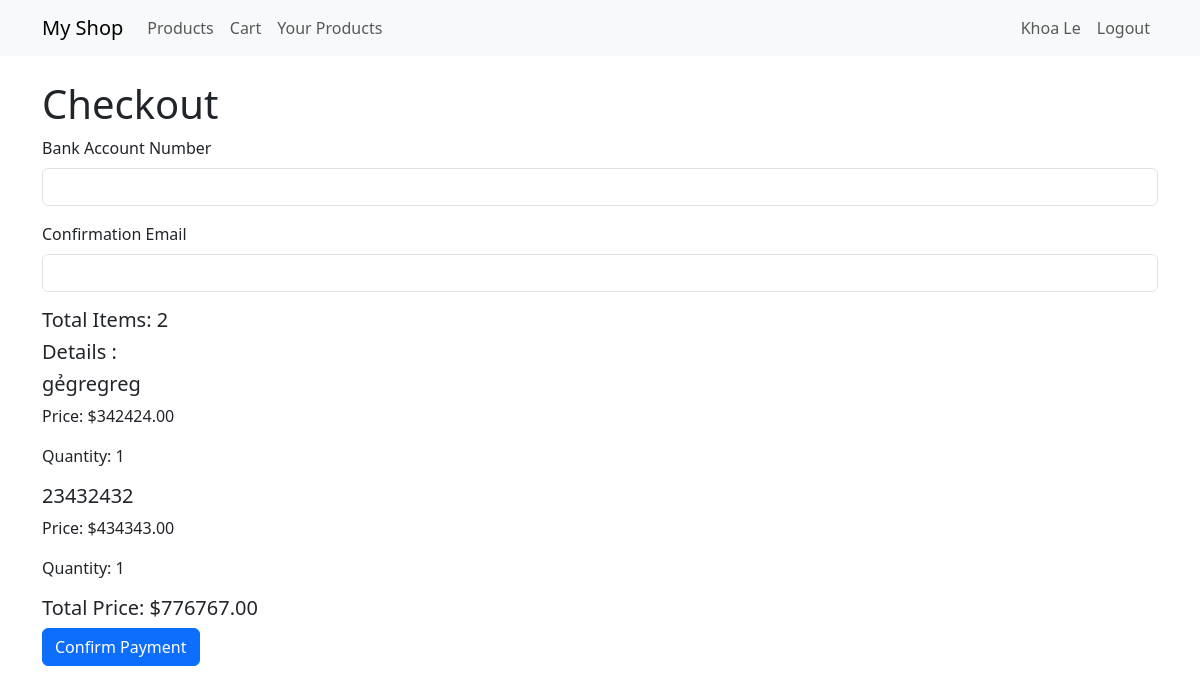
Page /checkout/ (signed in) on the earlier database version.
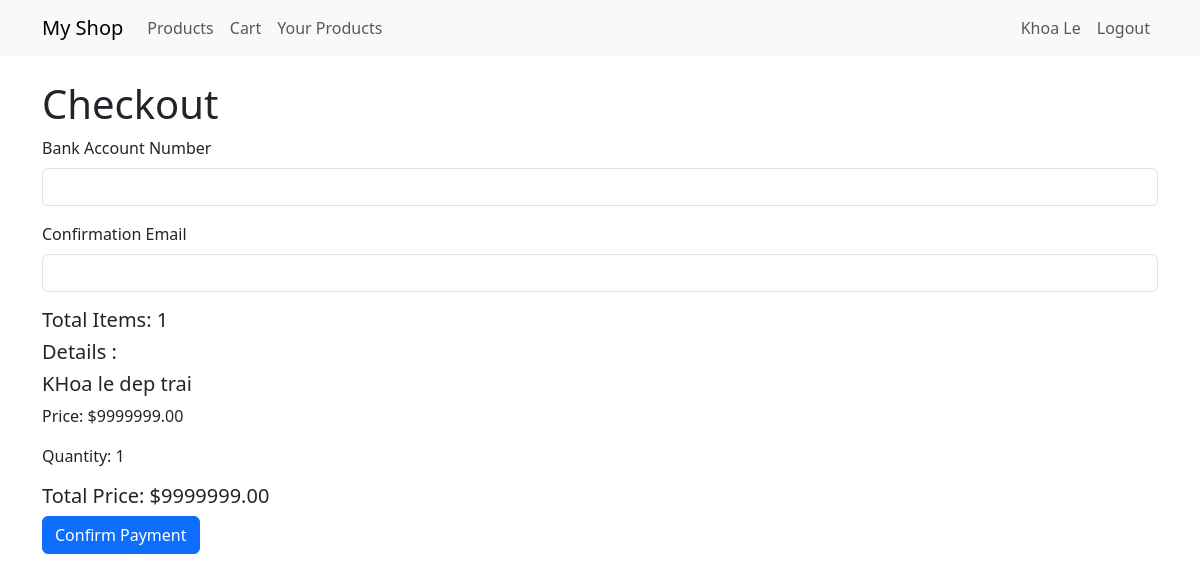
Same page on the later database version.
### app/models.py (models this page shows, shortened)
class CustomerInfo(models.Model):
    user = models.OneToOneField(User, on_delete=models.CASCADE)
    name = models.CharField(max_length=100)
    phone = models.CharField(max_length=15, blank=True)
    address = models.TextField(blank=True)
    date_of_birth = models.DateField(null=True, blank=True)
    profile_picture = models.ImageField(upload_to='customers/', blank=True, null=True)

class CartItem(models.Model):
    cart = models.ForeignKey(Cart, on_delete=models.CASCADE)
    product = models.ForeignKey('Product', on_delete=models.CASCADE)
    quantity = models.PositiveBigIntegerField(default=1)

class Product(models.Model):
    owner = models.ForeignKey(User, on_delete=models.CASCADE, related_name='products', null=True)
    name = models.CharField(max_length=200)
    price = models.DecimalField(max_digits=10, decimal_places=2)
    image = models.ImageField(upload_to='products/', blank=True, null=True)
    description = models.TextField(blank=True)

### app/views.py (the view, shortened to what this page needs)
# urls.py: path('checkout/', views.checkout, name='checkout'),
def checkout(request):
    total_price = request.session.get('total_price', 0)  # Lấy total_price từ session
    cart = get_object_or_404(Cart, user=request.user)  # Lấy giỏ hàng của người dùng
    cart_items = cart.cartitem_set.all()  # Lấy danh sách sản phẩm trong giỏ hàng
    total_items = cart_items.count()  # Số lượng mặt hàng
    total_price = sum(item.product.price * item.quantity for item in cart_items)  # Tổng giá trị
    return render(request, 'checkout.html', {
    	'cart' : cart,
        'total_price': total_price,
        'total_items': total_items,  # Thêm biến total_items
    })

### sales_web/logging_filters.py (called while the page is built)
def get_client_ip(request):
    x_forwarded_for = request.META.get('HTTP_X_FORWARDED_FOR')
    if x_forwarded_for:
        ip = x_forwarded_for.split(',')[0]
    else:
        ip = request.META.get('REMOTE_ADDR')
    return ip

    def __call__(self, request):
        thread_local.ip = get_client_ip(request)
        response = self.get_response(request)
        return response

### app/templates/checkout.html (shortened to what this page needs)
{% extends 'base.html' %}
{% block content %}
<h1>Checkout</h1>
<form method="POST">
    <div class="mb-3">
        <label for="bank_account" class="form-label">Bank Account Number</label>
        <input type="text" class="form-control" id="bank_account" name="bank_account" required>
    </div>
    <div class="mb-3">
        <label for="email" class="form-label">Confirmation Email</label>
        <input type="email" class="form-control" id="email" name="email" required>
    </div>
    <h5>Total Items: {{ total_items}}</h5>
    <h5>Details :</h5>
    {% for item in cart.cartitem_set.all %}
            <li class="list-group-item d-flex justify-content-between align-items-center">
                <div class="d-flex align-items-center">
                    <div>
                        <h5>{{ item.product.name }}</h5>
                        <p>Price: ${{ item.product.price }}</p>
                        <p>Quantity: {{ item.quantity }}</p>
                    </div>
                </div>
            </li>
    {% endfor %}
    <h5>Total Price: ${{ total_price }}</h5>
    <button type="submit" class="btn btn-primary">Confirm Payment</button>
</form>
{% endblock %}

### app/templates/base.html (shortened to what this page needs)
<!DOCTYPE html>
<html lang="en">
<head>
    <link href="https://cdn.jsdelivr.net/npm/bootstrap@5.3.0-alpha1/dist/css/bootstrap.min.css" rel="stylesheet">
</head>
<body>
    <nav class="navbar navbar-expand-lg navbar-light bg-light">
        <div class="container">
            <a class="navbar-brand" href="{% url 'home' %}">My Shop</a>
            <div class="collapse navbar-collapse" id="navbarNav">
                <ul class="navbar-nav me-auto">
                    <li class="nav-item">
                        <a class="nav-link" href="{% url 'product_list' %}">Products</a>
                    </li>
                    {% if user.is_authenticated %}
                    <li class="nav-item">
                        <a class="nav-link" href="{% url 'cart_list' %}">Cart</a>
                    </li>
                    <li class="nav-item">
                        <a class="nav-link" href="{% url 'your_products' %}">Your Products</a>
                    </li>
                    {% endif %}
                </ul>
                <ul class="navbar-nav">
                    {% if user.is_authenticated %}
                    <li class="nav-item">
                        <a class="nav-link" href="{% url 'edit_profile' %}">{{ user.customerinfo.name }}</a>
                    </li>
                    <li class="nav-item">
                        <a class="nav-link" href="{% url 'logout' %}">Logout</a>
                    </li>
                    {% endif %}
                </ul>
            </div>
        </div>
    </nav>
    <div class="container mt-4">
        {% block content %}
        {% endblock %}
    </div>
</body>
</html>

Differences in the rows shown:
removed CartItem: product.name "gẻgregreg", product.price "342424.00", quantity "1"
removed CartItem: product.name "23432432", product.price "434343.00", quantity "1"
added CartItem: product.name "KHoa le dep trai", product.price "9999999.00", quantity "1"
Other differences:
{{ total_items }}: "2" → "1"
{{ total_price }}: "776767.00" → "9999999.00"
